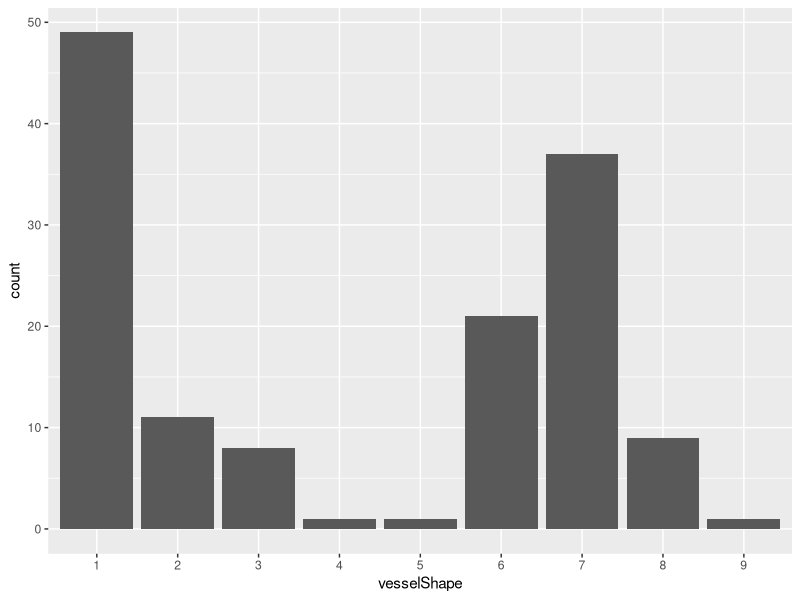
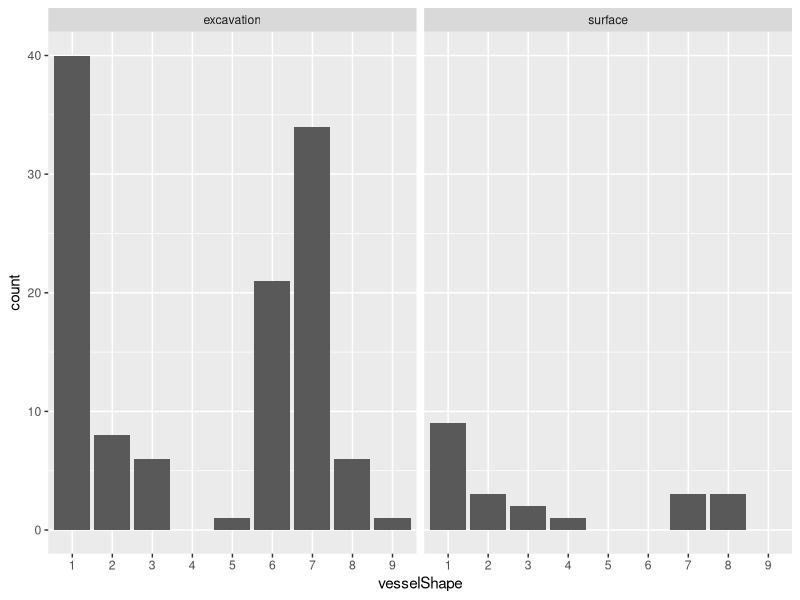
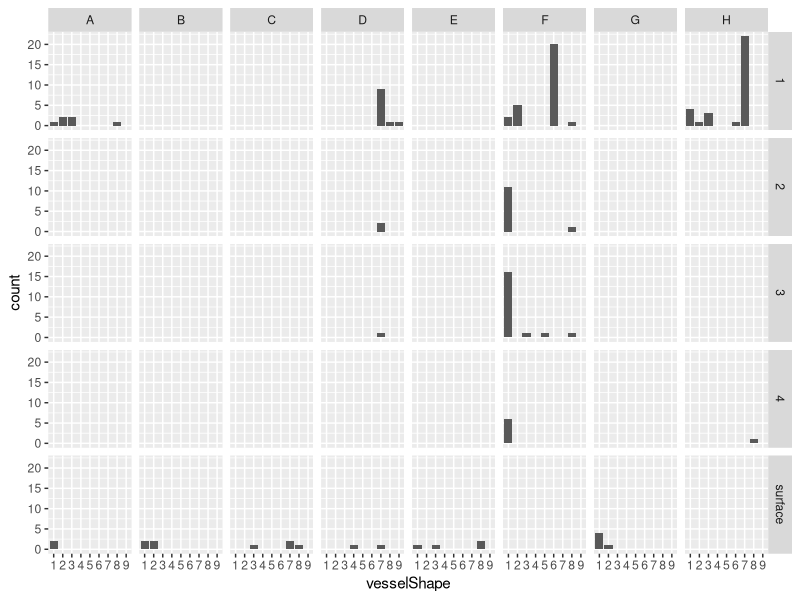

R code for these plots, in order:
## ---- chunk 1
library(ggplot2)
## ---- chunk 2
df <- read.csv("../data/AtlantPottery.csv", sep = ',')
## ---- chunk 3
as.factor(df$size) -> df$size
as.factor(df$vesselShape) -> df$vesselShape
df$feature_simple <- as.factor(ifelse(df$feature != "surface", "excavation", "surface"))
## ---- chunk 4
ggplot(df, aes(vesselShape)) + 
  geom_bar()
## ---- chunk 5
ggplot(df, aes(vesselShape)) + 
  geom_bar() + 
  facet_wrap(~ feature_simple)
## ---- chunk 6
ggplot(df, aes(vesselShape)) + 
  geom_bar() + 
  facet_grid(feature ~ site)
